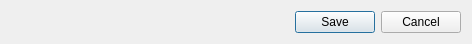
<?xml version="1.0" encoding="UTF-8"?>
<ui version="4.0">
 <class>EditorWindow</class>
 <widget class="QDialog" name="EditorWindow">
  <property name="geometry">
   <rect>
    <x>0</x>
    <y>0</y>
    <width>472</width>
    <height>33</height>
   </rect>
  </property>
  <property name="windowTitle">
   <string>Save File Editor</string>
  </property>
  <layout class="QVBoxLayout" name="vboxMain">
   <item>
    <widget class="QDialogButtonBox" name="buttonBox">
     <property name="orientation">
      <enum>Qt::Horizontal</enum>
     </property>
     <property name="standardButtons">
      <set>QDialogButtonBox::Cancel|QDialogButtonBox::Save</set>
     </property>
    </widget>
   </item>
  </layout>
 </widget>
 <resources/>
 <connections>
  <connection>
   <sender>buttonBox</sender>
   <signal>accepted()</signal>
   <receiver>EditorWindow</receiver>
   <slot>accept()</slot>
   <hints>
    <hint type="sourcelabel">
     <x>248</x>
     <y>254</y>
    </hint>
    <hint type="destinationlabel">
     <x>157</x>
     <y>274</y>
    </hint>
   </hints>
  </connection>
  <connection>
   <sender>buttonBox</sender>
   <signal>rejected()</signal>
   <receiver>EditorWindow</receiver>
   <slot>reject()</slot>
   <hints>
    <hint type="sourcelabel">
     <x>316</x>
     <y>260</y>
    </hint>
    <hint type="destinationlabel">
     <x>286</x>
     <y>274</y>
    </hint>
   </hints>
  </connection>
 </connections>
</ui>
